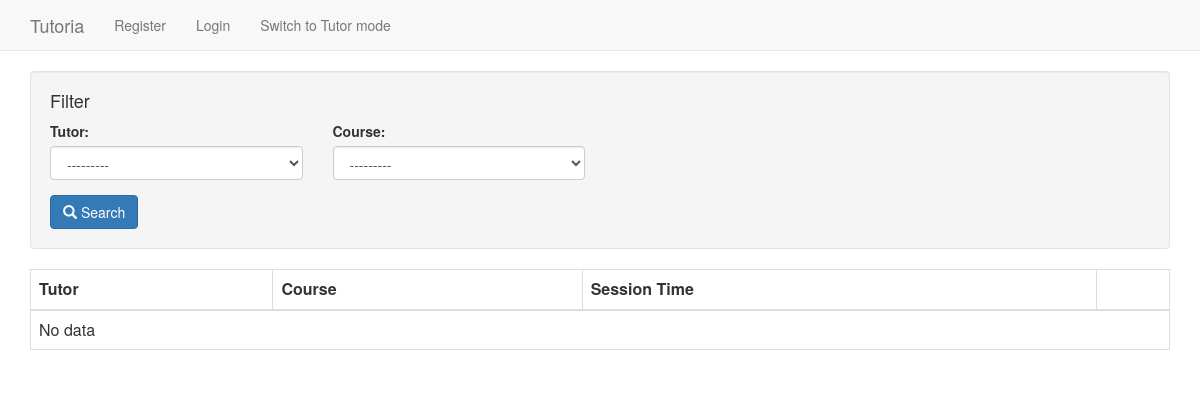
The page /session_app/sessions/ on the database as committed earlier.
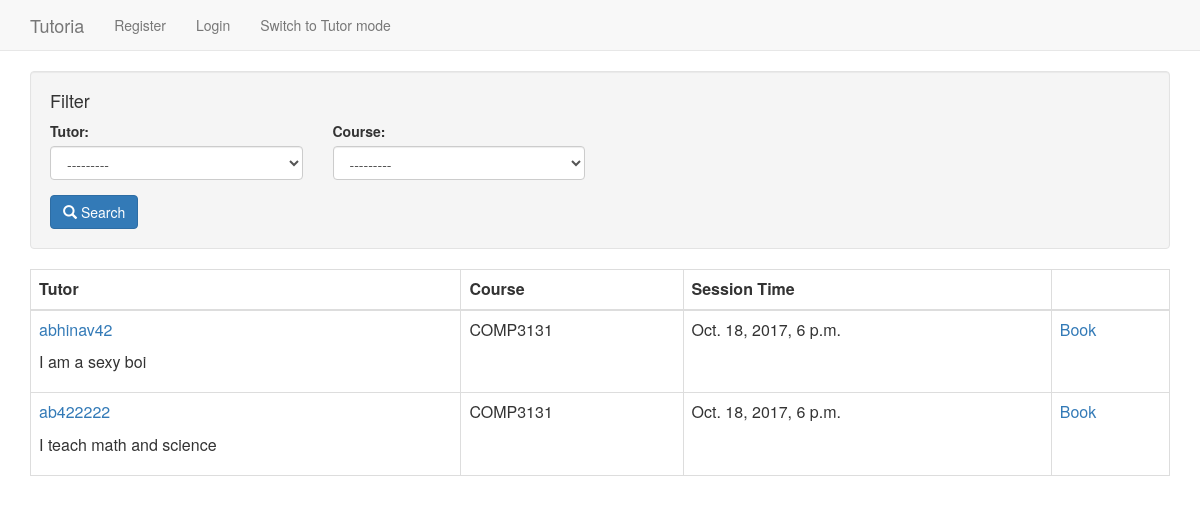
The same page on the database as committed later.
### session_app/models.py (models this page shows, shortened)
class Session(models.Model):
    student = models.ForeignKey(Student, on_delete=models.CASCADE,null=True)
    tutor = models.ForeignKey(Tutor, on_delete=models.CASCADE)
    course = models.ForeignKey(Course, on_delete=models.CASCADE)
    session_time = models.DateTimeField(null=True)
    status = models.IntegerField(default=0)

### tutor_app/models.py (models this page shows)
class Tutor(models.Model):
    user = models.OneToOneField(User,null=True)
    wallet = models.FloatField(null=True)
    profile_pic = models.ImageField(upload_to='profile_pics',blank=True)
    bio = models.TextField(null=True)
    contracted = models.BooleanField(default=False)
    salary = models.FloatField(default=0)
    def __str__(self):
        return self.user.username

### course_app/models.py (models this page shows)
class Course(models.Model):
    course_id = models.CharField(max_length=10, null = True)
    course_name = models.CharField(max_length=50,null = True)
    def __str__(self):
        return self.course_id

### session_app/views.py (the view)
def sessions(request):
    session_list = Session.objects.filter(status=0)
    session_filter = SessionFilter(request.GET,queryset=session_list)
    return render(request, 'sessions.html', {'filter': session_filter})

### templates/sessions.html
{% extends 'student_app/base.html' %}
{% load widget_tweaks %}
{% block body_block %}
  <form method="get">
    <div class="well">
      <h4 style="margin-top: 0">Filter</h4>
      <div class="row">
        <div class="form-group col-sm-4 col-md-3">
          {{ filter.form.tutor.label_tag }}
          {% render_field filter.form.tutor class="form-control" %}
        </div>
        <div class="form-group col-sm-4 col-md-3">
          {{ filter.form.course.label_tag }}
          {% render_field filter.form.course class="form-control" %}
        </div>
      </div>
      <button type="submit" class="btn btn-primary">
        <span class="glyphicon glyphicon-search"></span> Search
      </button>
    </div>
  </form>
  <table class="table table-bordered">
    <thead>
      <tr>
        <th>Tutor</th>
        <th>Course</th>
        <th>Session Time</th>
        <th></th>
      </tr>
    </thead>
    <tbody>
        {% for session in filter.qs %}
          <tr>
            <td><p><a href="{% url 'tutor_app:profile' tutor_id=session.tutor.id %}">{{ session.tutor }}</a></p><p>{{session.tutor.bio}}</p></td>
            <td>{{ session.course }}</td>
            <td>{{ session.session_time }}</td>
            <td><a href="{% url 'session_app:book_session' %}?sess={{session.id}}">Book</a></td>
          </tr>
        {% empty %}
          <tr>
            <td colspan="5">No data</td>
          </tr>
        {% endfor %}
    </tbody>
  </table>
{% endblock %}

Rows that differ between the two databases and show on the page:
now on this page (row edited): Session: tutor "abhinav42", tutor.bio "I am a sexy boi", course "COMP3131", session_time "Oct. 18, 2017, 6 p.m."
added Session: tutor "ab422222", tutor.bio "I teach math and science", course "COMP3131", session_time "Oct. 18, 2017, 6 p.m."
Other text that changed with them:
text no longer shown: "No data"
